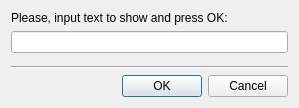
<?xml version="1.0" encoding="UTF-8"?>
<ui version="4.0">
 <class>DmwMeshActionText3dGeneratorGui</class>
 <widget class="QDialog" name="DmwMeshActionText3dGeneratorGui">
  <property name="geometry">
   <rect>
    <x>0</x>
    <y>0</y>
    <width>299</width>
    <height>108</height>
   </rect>
  </property>
  <property name="windowTitle">
   <string>Create 3D Text</string>
  </property>
  <property name="modal">
   <bool>true</bool>
  </property>
  <layout class="QVBoxLayout" name="verticalLayout_2">
   <item>
    <layout class="QVBoxLayout" name="verticalLayout">
     <item>
      <widget class="QLabel" name="label">
       <property name="text">
        <string>Please, input text to show and press OK:</string>
       </property>
      </widget>
     </item>
     <item>
      <widget class="QLineEdit" name="lineEditText"/>
     </item>
     <item>
      <spacer name="verticalSpacer">
       <property name="orientation">
        <enum>Qt::Vertical</enum>
       </property>
       <property name="sizeHint" stdset="0">
        <size>
         <width>20</width>
         <height>40</height>
        </size>
       </property>
      </spacer>
     </item>
     <item>
      <widget class="Line" name="line">
       <property name="orientation">
        <enum>Qt::Horizontal</enum>
       </property>
      </widget>
     </item>
     <item>
      <layout class="QHBoxLayout" name="horizontalLayout">
       <item>
        <spacer name="horizontalSpacer">
         <property name="orientation">
          <enum>Qt::Horizontal</enum>
         </property>
         <property name="sizeHint" stdset="0">
          <size>
           <width>40</width>
           <height>20</height>
          </size>
         </property>
        </spacer>
       </item>
       <item>
        <widget class="QPushButton" name="buttonOk">
         <property name="text">
          <string>OK</string>
         </property>
        </widget>
       </item>
       <item>
        <widget class="QPushButton" name="buttonCancel">
         <property name="text">
          <string>Cancel</string>
         </property>
        </widget>
       </item>
      </layout>
     </item>
    </layout>
   </item>
  </layout>
 </widget>
 <resources/>
 <connections>
  <connection>
   <sender>buttonOk</sender>
   <signal>clicked()</signal>
   <receiver>DmwMeshActionText3dGeneratorGui</receiver>
   <slot>accept()</slot>
   <hints>
    <hint type="sourcelabel">
     <x>374</x>
     <y>540</y>
    </hint>
    <hint type="destinationlabel">
     <x>251</x>
     <y>281</y>
    </hint>
   </hints>
  </connection>
  <connection>
   <sender>buttonCancel</sender>
   <signal>clicked()</signal>
   <receiver>DmwMeshActionText3dGeneratorGui</receiver>
   <slot>reject()</slot>
   <hints>
    <hint type="sourcelabel">
     <x>455</x>
     <y>540</y>
    </hint>
    <hint type="destinationlabel">
     <x>251</x>
     <y>281</y>
    </hint>
   </hints>
  </connection>
 </connections>
</ui>
